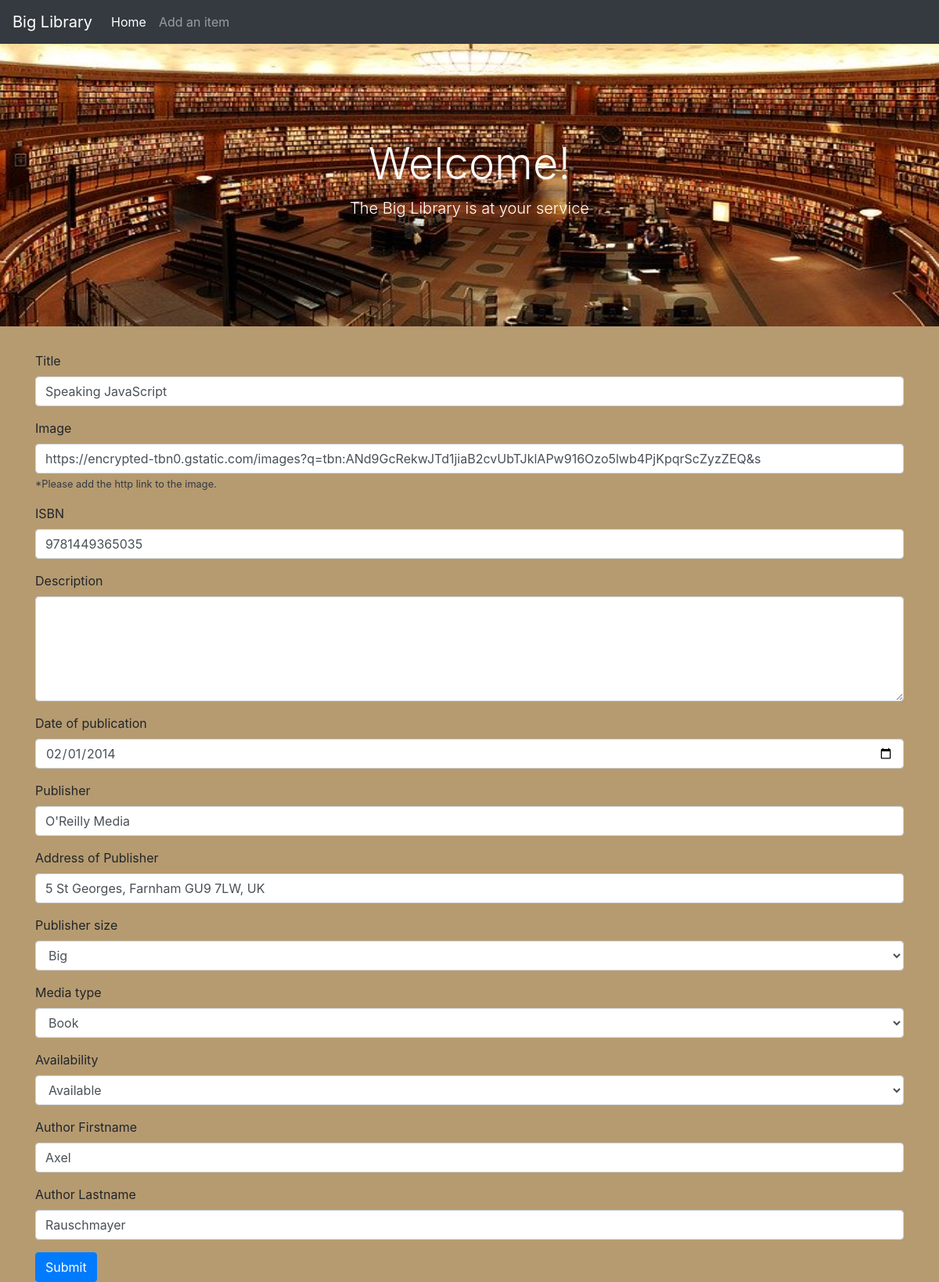
The page /update.php?id=3 on the database its author committed.
### tables this page shows
CREATE TABLE `media` (
  `id` int(11) NOT NULL,
  `title` varchar(155) NOT NULL,
  `image` varchar(155) NOT NULL,
  `ISBN` varchar(50) DEFAULT NULL,
  `description` varchar(500) DEFAULT NULL,
  `publish_date` date NOT NULL,
  `publisher_name` varchar(155) NOT NULL,
  `publisher_address` varchar(155) NOT NULL,
  `publisher_size` varchar(50) NOT NULL,
  `media_type` varchar(50) NOT NULL,
  `availability` varchar(50) NOT NULL,
  `author_fname` varchar(55) NOT NULL,
  `author_lname` varchar(55) NOT NULL,
  `active` int(11) NOT NULL DEFAULT 0
);

### update.php (the view, shortened to what this page needs)
<?php
	require_once "actions/db_connect.php";
	if($_GET["id"]){
		$id = $_GET["id"];
		$sql = "SELECT * FROM media WHERE id = $id";
		$result = mysqli_query($conn, $sql);
		$row = $result->fetch_assoc();
	}
?>
<!DOCTYPE html>
<html>
<head>
	<link rel="stylesheet" href="https://stackpath.bootstrapcdn.com/bootstrap/4.5.0/css/bootstrap.min.css">
	<link rel="stylesheet" type="text/css" href="style.css">
</head>
<body>
	<nav class="navbar navbar-expand-lg navbar-dark bg-dark">
	  <a class="navbar-brand" href="#">Big Library</a>
	  <div class="collapse navbar-collapse" id="navbarNavAltMarkup">
	    <div class="navbar-nav">
	      <a class="nav-item nav-link active" href="index.php">Home <span class="sr-only">(current)</span></a>
	      <a class="nav-item nav-link" href="#">Add an item</a>
	    </div>
	  </div>
	</nav>
	<div class="jumbotron jumbotron-fluid">
	  <div class="container">
	    <h1 class="display-4 text-light text-center">Welcome!</h1>
	    <p class="lead text-white text-center">The Big Library is at your service</p>
	  </div>
	</div>
	<div class="container">
			<form action="actions/a_update.php" method="post">
			  <div class="form-group">
			    <label for="titleInput">Title</label>
			    <input type="text" class="form-control" id="titleInput" name="title" value="<?php echo $row['title'] ?>">
			  </div>
			  <div class="form-group">
			    <label for="imageInput">Image</label>
			    <input type="text" class="form-control" id="imageInput" name="image" value="<?php echo $row['image'] ?>" aria-describedby="imageHelp">
			    <small id="imageHelp" class="form-text text-dark">*Please add the http link to the image.</small>
			  </div>
			  <div class="form-group">
			    <label for="isbnInput">ISBN</label>
			    <input type="text" class="form-control" id="isbnInput" name="ISBN" value="<?php echo $row['ISBN'] ?>">
			  </div>
			  <div class="form-group">
			    <label for="descriptionTextarea">Description</label>
			    <textarea class="form-control" id="descriptionTextarea" name="description" value="<?php echo $row['description'] ?>" rows="5"></textarea>
			  </div>
			  <div class="form-group">
			    <label for="publishdateInput">Date of publication</label>
			    <input type="date" class="form-control" id="publishdateInput" name="publish_date" value="<?php echo $row['publish_date'] ?>">
			  </div>
			  <div class="form-group">
			    <label for="pNameInput">Publisher</label>
			    <input type="text" class="form-control" id="pNameInput" name="publisher_name" value="<?php echo $row['publisher_name'] ?>">
			  </div>
			  <div class="form-group">
			    <label for="pAddressInput">Address of Publisher</label>
			    <input type="text" class="form-control" id="pAddressInput" name="publisher_address" value="<?php echo $row['publisher_address'] ?>">
			  </div>
			  <div class="form-group">
			    <label for="pSize">Publisher size</label>
			    <select class="form-control" id="pSize" name="publisher_size" value="<?php echo $row['publisher_size'] ?>">
			      <option>Big</option>
			    </select>
			  </div>
			  <div class="form-group">
			    <label for="mType">Media type</label>
			    <select class="form-control" id="mType" name="media_type" value="<?php echo $row['media_type'] ?>">
			      <option>Book</option>
			    </select>
			  </div>
			  <div class="form-group">
			    <label for="availability">Availability</label>
			    <select class="form-control" id="availability" name="availability" value="<?php echo $row['availability'] ?>">
			      <option>Available</option>
			    </select>
			  </div>
			   <div class="form-group">
			    <label for="aFNameInput">Author Firstname</label>
			    <input type="text" class="form-control" id="aFNameInput" name="author_fname" value="<?php echo $row['author_fname'] ?>">
			  </div>
			   <div class="form-group">
			    <label for="aLNameInput">Author Lastname</label>
			    <input type="text" class="form-control" id="aLNameInput" name="author_lname" value="<?php echo $row['author_lname'] ?>">
			  </div>
			  <button type="submit" class="btn btn-primary" name="submit">Submit</button>
			</form>
		</div>
</body>
</html>

### style.css (style rules this page uses)
body { background-color: #B69B71; }
.jumbotron { background-image: url('img/1.jpg'); background-size: 100% 100%; object-fit: cover; background-repeat: no-repeat; padding-top: 10%; padding-bottom: 10%; }

### rows shown on the page
media: title "Speaking JavaScript", image "https://encrypted-tbn0.gstatic.com/images?q=tbn:ANd9GcRekwJTd1jiaB2cvUbTJklAPw916Ozo5lwb4PjKpqrScZyzZEQ&s", ISBN "9781449365035", publish_date "02/01/2014", publisher_name "O'Reilly Media", publisher_address "5 St Georges, Farnham GU9 7LW, UK", publisher_size "Big", media_type "Book", availability "Available", author_fname "Axel", author_lname "Rauschmayer"
